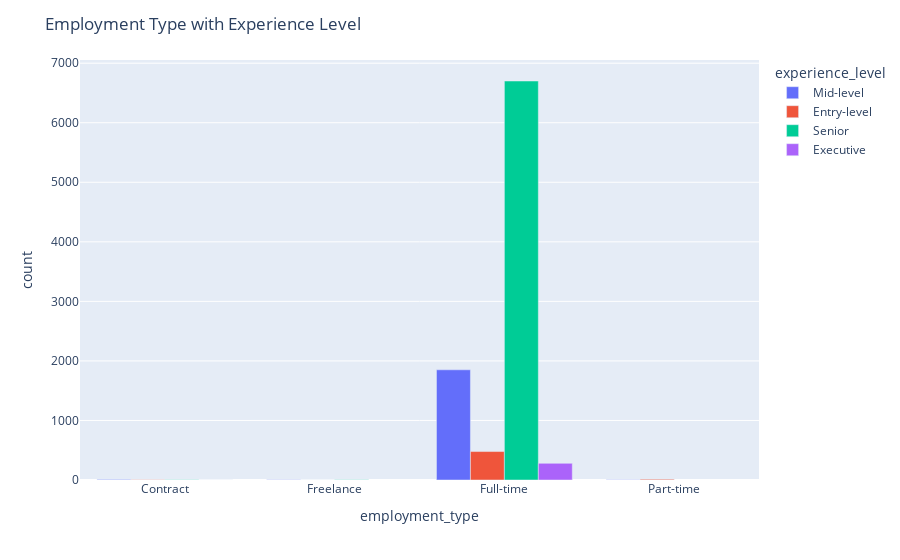

This figure's notebook cell:
### Code cell
val = df.groupby('employment_type')['experience_level'].value_counts().reset_index()
plot = px.bar(val,
               x = 'employment_type',
               y = 'count', 
               color = 'experience_level', 
               barmode='group')
plot.update_layout(title = 'Employment Type with Experience Level' )
plot.show()

### Figure 1 — Plotly figure (JSON) as saved in the notebook; plotly's stock layout.template omitted (floating-point values rounded to 4 significant figures)
{"data": [{"alignmentgroup": "True", "hovertemplate": "experience_level=Mid-level<br>employment_type=%{x}<br>count=%{y}<extra></extra>", "legendgroup": "Mid-level", "marker": {"color": "#636efa", "pattern": {"shape": ""}}, "name": "Mid-level", "offsetgroup": "Mid-level", "orientation": "v", "showlegend": true, "textposition": "auto", "type": "bar", "x": ["Contract", "Freelance", "Full-time", "Part-time"], "xaxis": "x", "y": [10, 5, 1851, 3], "yaxis": "y"}, {"alignmentgroup": "True", "hovertemplate": "experience_level=Entry-level<br>employment_type=%{x}<br>count=%{y}<extra></extra>", "legendgroup": "Entry-level", "marker": {"color": "#EF553B", "pattern": {"shape": ""}}, "name": "Entry-level", "offsetgroup": "Entry-level", "orientation": "v", "showlegend": true, "textposition": "auto", "type": "bar", "x": ["Contract", "Freelance", "Full-time", "Part-time"], "xaxis": "x", "y": [4, 2, 478, 12], "yaxis": "y"}, {"alignmentgroup": "True", "hovertemplate": "experience_level=Senior<br>employment_type=%{x}<br>count=%{y}<extra></extra>", "legendgroup": "Senior", "marker": {"color": "#00cc96", "pattern": {"shape": ""}}, "name": "Senior", "offsetgroup": "Senior", "orientation": "v", "showlegend": true, "textposition": "auto", "type": "bar", "x": ["Contract", "Freelance", "Full-time"], "xaxis": "x", "y": [4, 4, 6701], "yaxis": "y"}, {"alignmentgroup": "True", "hovertemplate": "experience_level=Executive<br>employment_type=%{x}<br>count=%{y}<extra></extra>", "legendgroup": "Executive", "marker": {"color": "#ab63fa", "pattern": {"shape": ""}}, "name": "Executive", "offsetgroup": "Executive", "orientation": "v", "showlegend": true, "textposition": "auto", "type": "bar", "x": ["Contract", "Full-time"], "xaxis": "x", "y": [1, 280], "yaxis": "y"}], "layout": {"barmode": "group", "legend": {"title": {"text": "experience_level"}, "tracegroupgap": 0}, "margin": {"t": 60}, "title": {"text": "Employment Type with Experience Level"}, "xaxis": {"anchor": "y", "domain": [0, 1], "title": {"text": "employment_type"}}, "yaxis": {"anchor": "x", "domain": [0, 1], "title": {"text": "count"}}}}
